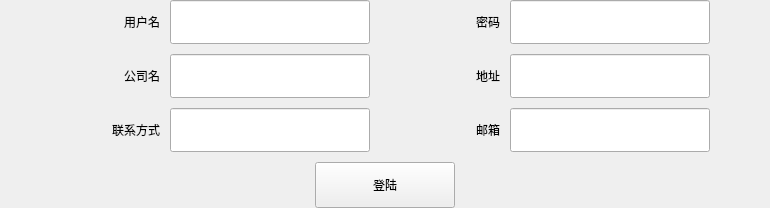
       <widget class="QWidget" name="userPage">
        <layout class="QVBoxLayout" name="verticalLayout_8">
         <property name="spacing">
          <number>10</number>
         </property>
         <property name="leftMargin">
          <number>0</number>
         </property>
         <property name="topMargin">
          <number>0</number>
         </property>
         <property name="rightMargin">
          <number>0</number>
         </property>
         <property name="bottomMargin">
          <number>0</number>
         </property>
         <item>
          <layout class="QHBoxLayout" name="horizontalLayout_17">
           <property name="spacing">
            <number>10</number>
           </property>
           <property name="rightMargin">
            <number>20</number>
           </property>
           <item>
            <spacer name="horizontalSpacer_18">
             <property name="orientation">
              <enum>Qt::Horizontal</enum>
             </property>
             <property name="sizeHint" stdset="0">
              <size>
               <width>40</width>
               <height>20</height>
              </size>
             </property>
            </spacer>
           </item>
           <item>
            <widget class="QLabel" name="label_30">
             <property name="minimumSize">
              <size>
               <width>120</width>
               <height>0</height>
              </size>
             </property>
             <property name="text">
              <string>用户名</string>
             </property>
             <property name="alignment">
              <set>Qt::AlignRight|Qt::AlignTrailing|Qt::AlignVCenter</set>
             </property>
            </widget>
           </item>
           <item>
            <widget class="QLineEdit" name="lineEdit_9">
             <property name="minimumSize">
              <size>
               <width>200</width>
               <height>44</height>
              </size>
             </property>
            </widget>
           </item>
           <item>
            <widget class="QLabel" name="label_31">
             <property name="minimumSize">
              <size>
               <width>120</width>
               <height>0</height>
              </size>
             </property>
             <property name="text">
              <string>密码</string>
             </property>
             <property name="alignment">
              <set>Qt::AlignRight|Qt::AlignTrailing|Qt::AlignVCenter</set>
             </property>
            </widget>
           </item>
           <item>
            <widget class="QLineEdit" name="lineEdit_10">
             <property name="minimumSize">
              <size>
               <width>200</width>
               <height>44</height>
              </size>
             </property>
            </widget>
           </item>
           <item>
            <spacer name="horizontalSpacer_15">
             <property name="orientation">
              <enum>Qt::Horizontal</enum>
             </property>
             <property name="sizeHint" stdset="0">
              <size>
               <width>40</width>
               <height>20</height>
              </size>
             </property>
            </spacer>
           </item>
          </layout>
         </item>
         <item>
          <layout class="QHBoxLayout" name="horizontalLayout_18">
           <property name="spacing">
            <number>10</number>
           </property>
           <property name="rightMargin">
            <number>20</number>
           </property>
           <item>
            <spacer name="horizontalSpacer_19">
             <property name="orientation">
              <enum>Qt::Horizontal</enum>
             </property>
             <property name="sizeHint" stdset="0">
              <size>
               <width>40</width>
               <height>20</height>
              </size>
             </property>
            </spacer>
           </item>
           <item>
            <widget class="QLabel" name="label_32">
             <property name="minimumSize">
              <size>
               <width>120</width>
               <height>0</height>
              </size>
             </property>
             <property name="text">
              <string>公司名</string>
             </property>
             <property name="alignment">
              <set>Qt::AlignRight|Qt::AlignTrailing|Qt::AlignVCenter</set>
             </property>
            </widget>
           </item>
           <item>
            <widget class="QLineEdit" name="companyLE">
             <property name="minimumSize">
              <size>
               <width>200</width>
               <height>44</height>
              </size>
             </property>
            </widget>
           </item>
           <item>
            <widget class="QLabel" name="label_33">
             <property name="minimumSize">
              <size>
               <width>120</width>
               <height>0</height>
              </size>
             </property>
             <property name="text">
              <string>地址</string>
             </property>
             <property name="alignment">
              <set>Qt::AlignRight|Qt::AlignTrailing|Qt::AlignVCenter</set>
             </property>
            </widget>
           </item>
           <item>
            <widget class="QLineEdit" name="addressLE">
             <property name="minimumSize">
              <size>
               <width>200</width>
               <height>44</height>
              </size>
             </property>
            </widget>
           </item>
           <item>
            <spacer name="horizontalSpacer_16">
             <property name="orientation">
              <enum>Qt::Horizontal</enum>
             </property>
             <property name="sizeHint" stdset="0">
              <size>
               <width>40</width>
               <height>20</height>
              </size>
             </property>
            </spacer>
           </item>
          </layout>
         </item>
         <item>
          <layout class="QHBoxLayout" name="horizontalLayout_19">
           <property name="spacing">
            <number>10</number>
           </property>
           <property name="rightMargin">
            <number>20</number>
           </property>
           <item>
            <spacer name="horizontalSpacer_20">
             <property name="orientation">
              <enum>Qt::Horizontal</enum>
             </property>
             <property name="sizeHint" stdset="0">
              <size>
               <width>40</width>
               <height>20</height>
              </size>
             </property>
            </spacer>
           </item>
           <item>
            <widget class="QLabel" name="label_34">
             <property name="minimumSize">
              <size>
               <width>120</width>
               <height>0</height>
              </size>
             </property>
             <property name="text">
              <string>联系方式</string>
             </property>
             <property name="alignment">
              <set>Qt::AlignRight|Qt::AlignTrailing|Qt::AlignVCenter</set>
             </property>
            </widget>
           </item>
           <item>
            <widget class="QLineEdit" name="phoneLE">
             <property name="minimumSize">
              <size>
               <width>200</width>
               <height>44</height>
              </size>
             </property>
            </widget>
           </item>
           <item>
            <widget class="QLabel" name="label_35">
             <property name="minimumSize">
              <size>
               <width>120</width>
               <height>0</height>
              </size>
             </property>
             <property name="text">
              <string>邮箱</string>
             </property>
             <property name="alignment">
              <set>Qt::AlignRight|Qt::AlignTrailing|Qt::AlignVCenter</set>
             </property>
            </widget>
           </item>
           <item>
            <widget class="QLineEdit" name="mailLE">
             <property name="minimumSize">
              <size>
               <width>200</width>
               <height>44</height>
              </size>
             </property>
            </widget>
           </item>
           <item>
            <spacer name="horizontalSpacer_17">
             <property name="orientation">
              <enum>Qt::Horizontal</enum>
             </property>
             <property name="sizeHint" stdset="0">
              <size>
               <width>40</width>
               <height>20</height>
              </size>
             </property>
            </spacer>
           </item>
          </layout>
         </item>
         <item>
          <layout class="QHBoxLayout" name="horizontalLayout_20">
           <property name="spacing">
            <number>80</number>
           </property>
           <property name="leftMargin">
            <number>20</number>
           </property>
           <property name="rightMargin">
            <number>20</number>
           </property>
           <item>
            <spacer name="horizontalSpacer_9">
             <property name="orientation">
              <enum>Qt::Horizontal</enum>
             </property>
             <property name="sizeHint" stdset="0">
              <size>
               <width>40</width>
               <height>20</height>
              </size>
             </property>
            </spacer>
           </item>
           <item>
            <widget class="QPushButton" name="signinBtn">
             <property name="minimumSize">
              <size>
               <width>140</width>
               <height>46</height>
              </size>
             </property>
             <property name="text">
              <string>登陆</string>
             </property>
            </widget>
           </item>
           <item>
            <spacer name="horizontalSpacer_8">
             <property name="orientation">
              <enum>Qt::Horizontal</enum>
             </property>
             <property name="sizeHint" stdset="0">
              <size>
               <width>40</width>
               <height>20</height>
              </size>
             </property>
            </spacer>
           </item>
          </layout>
         </item>
        </layout>
       </widget>
